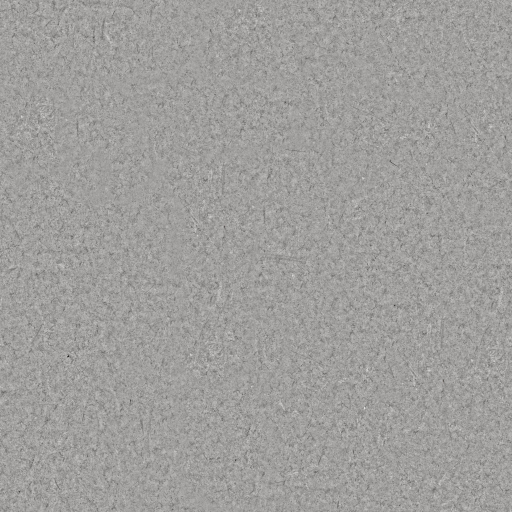
#> input picture assets/shop/shop_vinyl.jpg, 1024 x 1024 px (shown at 1/2 size)
$ python shop_floor.py
#> lines starting #> are read from the running program, lines starting #| are printed output that depends on the picture; after the words box and inside, x2 and y2 are one past the last pixel; in counts of white or black regions, pixels touching at a corner belong together
"""Build the Mart's floor surface: sheet vinyl with a grouted tile grid.

Neither graded photograph in `assets/shop/` is the floor a convenience
store has:

* `floor_tile` (Poly Haven floor_tiles_08) has the grid, and every tile in
  it is a different tone. At the room's `scale = 32` that per-tile
  variation reads as staining, and the floor came out looking like a
  weathered pavement rather than a shop.
* `shop_vinyl` (linoleum_brown, graded) is the right SURFACE -- an even
  fine fleck, relative sd 0.087 -- and has no seam anywhere in it, so the
  floor loses the one grid that tells the eye how big the room is.

So: the vinyl for the material, a drawn grid for the joint. Nothing is
invented about the geometry -- the joint pitch matches what `floor_tile`
carried (five tiles per cycle) so `FloorArt`'s `scale = 32` keeps meaning
one tile is 64 cm.

    python tools/shop_floor.py

Writes `assets/shop/shop_floor.jpg` and `shop_floor_n.jpg`.
"""

import numpy as np
from pathlib import Path
from PIL import Image

ROOT = Path(__file__).resolve().parent.parent
SHOP = ROOT / "assets" / "shop"

TILES = 5           # per cycle, matching floor_tiles_08's own pitch
JOINT = 3           # joint width in source pixels at 1024
JOINT_DARK = 0.80   # how far the joint drops. Grout is a shade, not a line
TILE_VARY = 0.012   # per-tile tone spread. floor_tile's is about 0.09, and
                    # that is the whole difference between "shop" and
                    # "pavement" -- keep it just above invisible.


def build():
    src = Image.open(SHOP / "shop_vinyl.jpg").convert("RGB")
#> src is the input picture: PIL image 1024x1024 RGB; mean R, G, B 159.2, 158.2, 156.2
    a = np.asarray(src, dtype=np.float64) / 255.0
    h, w = a.shape[:2]
#> h = 1024; w = 1024

    # the joint mask: a soft-edged line at every tile boundary, in both
    # axes, on the source's own pixel grid
    def axis_mask(n):
#> called with n = 1024
        i = np.arange(n)
#> i = 1024 values from 0 to 1023
        p = n / TILES
#> p = 204.8
        d = np.minimum(i % p, p - (i % p))      # distance to nearest joint
        return np.clip(1.0 - d / JOINT, 0.0, 1.0)

    mx = axis_mask(w)[None, :]
    my = axis_mask(h)[:, None]
    joint = np.maximum(mx, my)                  # (h, w) in 0..1

    # per-tile tone, held to a whisper
    rng = np.random.default_rng(7)
    tone = rng.normal(1.0, TILE_VARY, (TILES, TILES))
    ty = (np.arange(h) * TILES // h).clip(0, TILES - 1)
#> ty = 1024 values from 0 to 4
    tx = (np.arange(w) * TILES // w).clip(0, TILES - 1)
#> tx = 1024 values from 0 to 4
    tone_map = tone[np.ix_(ty, tx)][:, :, None]

    out = a * tone_map
    out = out * (1.0 - joint[:, :, None] * (1.0 - JOINT_DARK))
    # hold the mean where the grader left it, so the shader's reciprocal
    # (assets/shop/README.md) still applies
    out *= a.mean() / max(out.mean(), 1e-6)
    out = np.clip(out, 0.0, 1.0)

    Image.fromarray((out * 255).round().astype(np.uint8)).save(
        SHOP / "shop_floor.jpg", quality=92)

    # the normal: the vinyl's own, with the joint pressed into it. A groove
    # tilts its two flanks toward each other, which is the gradient of the
    # joint mask -- so the mask IS the height field.
    nrm = np.asarray(Image.open(SHOP / "shop_vinyl_n.jpg").convert("RGB"),
                     dtype=np.float64) / 255.0 * 2.0 - 1.0
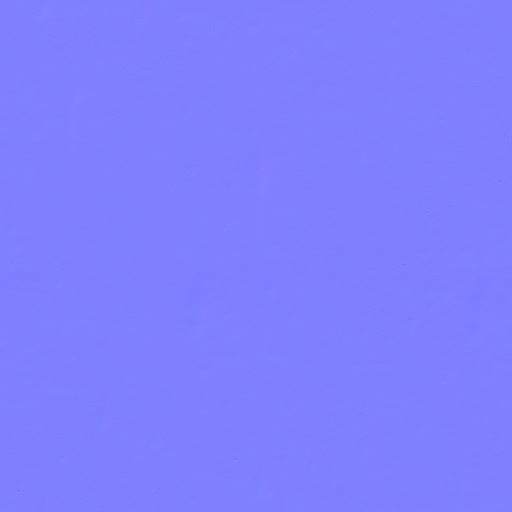
#> input picture assets/shop/shop_vinyl_n.jpg, 512 x 512 px
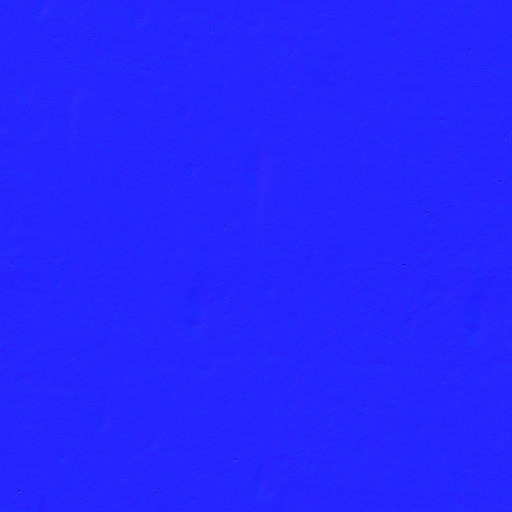
#> nrm: shape (512, 512, 3) float64; mean R, G, B 0.00207, -0.0019, 0.997; drawn with min black and max white
    # the graded normal is not always the albedo's resolution (the vinyl's
    # is 512 against a 1024 albedo), so the joint field is resampled onto
    # IT rather than the other way round -- upsampling a normal map softens
    # every fleck in it.
    nh, nw = nrm.shape[:2]
#> nh = 512; nw = 512
    jm = np.asarray(Image.fromarray((joint * 255).astype(np.uint8))
                    .resize((nw, nh), Image.BILINEAR), dtype=np.float64) / 255.0
    gy, gx = np.gradient(jm)
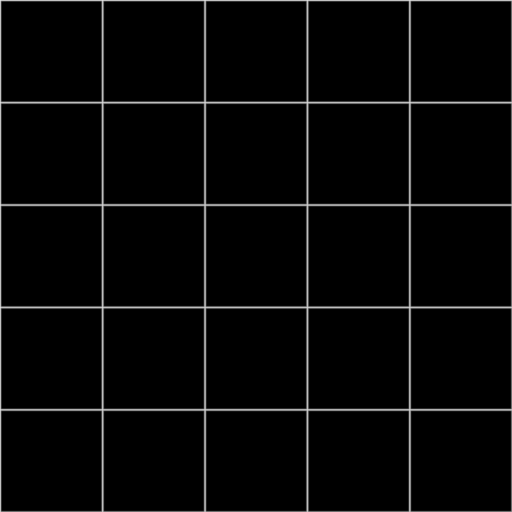
#> jm: shape (512, 512) float64; min 0, max 0.882, mean 0.0287
    STRENGTH = 6.0
    nrm[:, :, 0] -= gx * STRENGTH
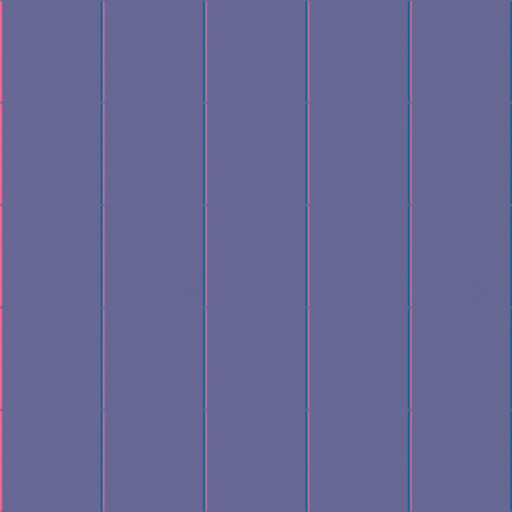
#> nrm: shape (512, 512, 3) float64; 6.23% of pixels changed, all inside (x1, y1, x2, y2) = (0, 0, 512, 512); drawn with min black and max white
    nrm[:, :, 1] += gy * STRENGTH               # DirectX green-up, as graded
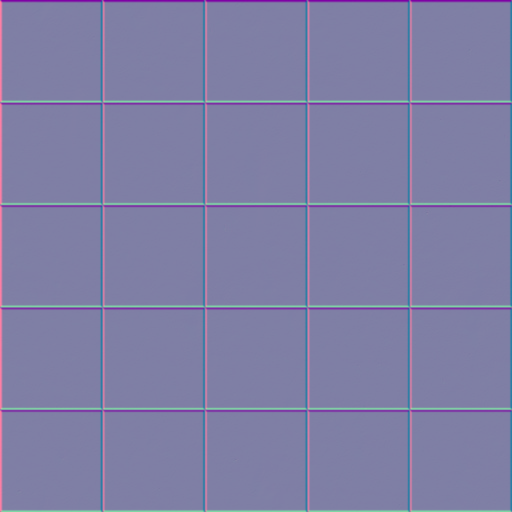
#> nrm: shape (512, 512, 3) float64; 6.23% of pixels changed, all inside (x1, y1, x2, y2) = (0, 0, 512, 512); drawn with min black and max white
    n = np.linalg.norm(nrm, axis=2, keepdims=True)
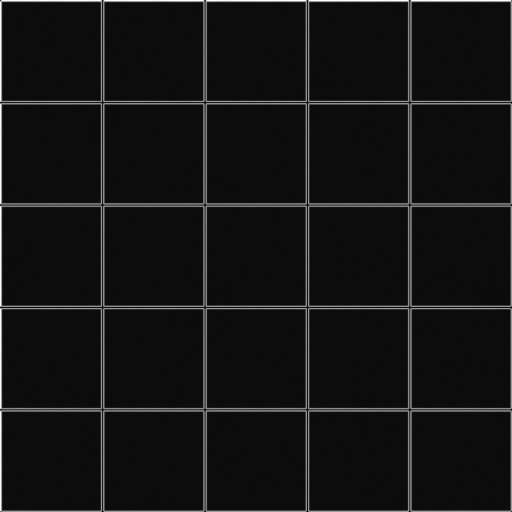
#> n: shape (512, 512, 1) float64; min 0.867, max 3.51, mean 1.08; drawn with min black and max white
    nrm /= np.maximum(n, 1e-6)
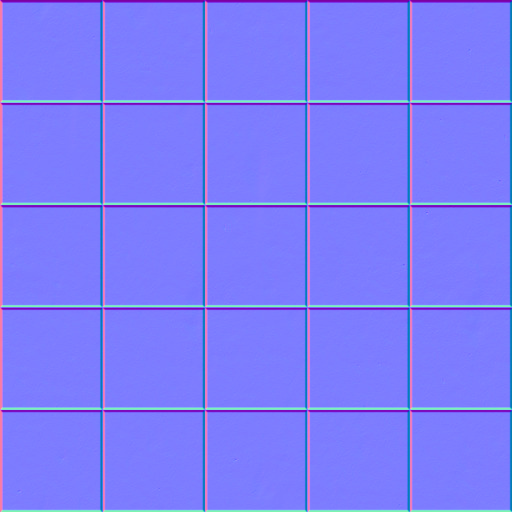
#> nrm: shape (512, 512, 3) float64; mean R, G, B 0.00263, -0.00254, 0.961; drawn with min black and max white
    Image.fromarray((((nrm + 1.0) * 0.5) * 255).round().astype(np.uint8)
                    ).save(SHOP / "shop_floor_n.jpg", quality=95)

    lum = out @ [0.299, 0.587, 0.114]
    print("shop_floor.jpg  %dx%d  mean %.3f  rel sd %.3f  -> multiplier %.3f"
          % (w, h, lum.mean(), lum.std() / lum.mean(), 1.0 / lum.mean()))
#| shop_floor.jpg  1024x1024  mean 0.621  rel sd 0.092  -> multiplier 1.611


if __name__ == "__main__":
    build()
